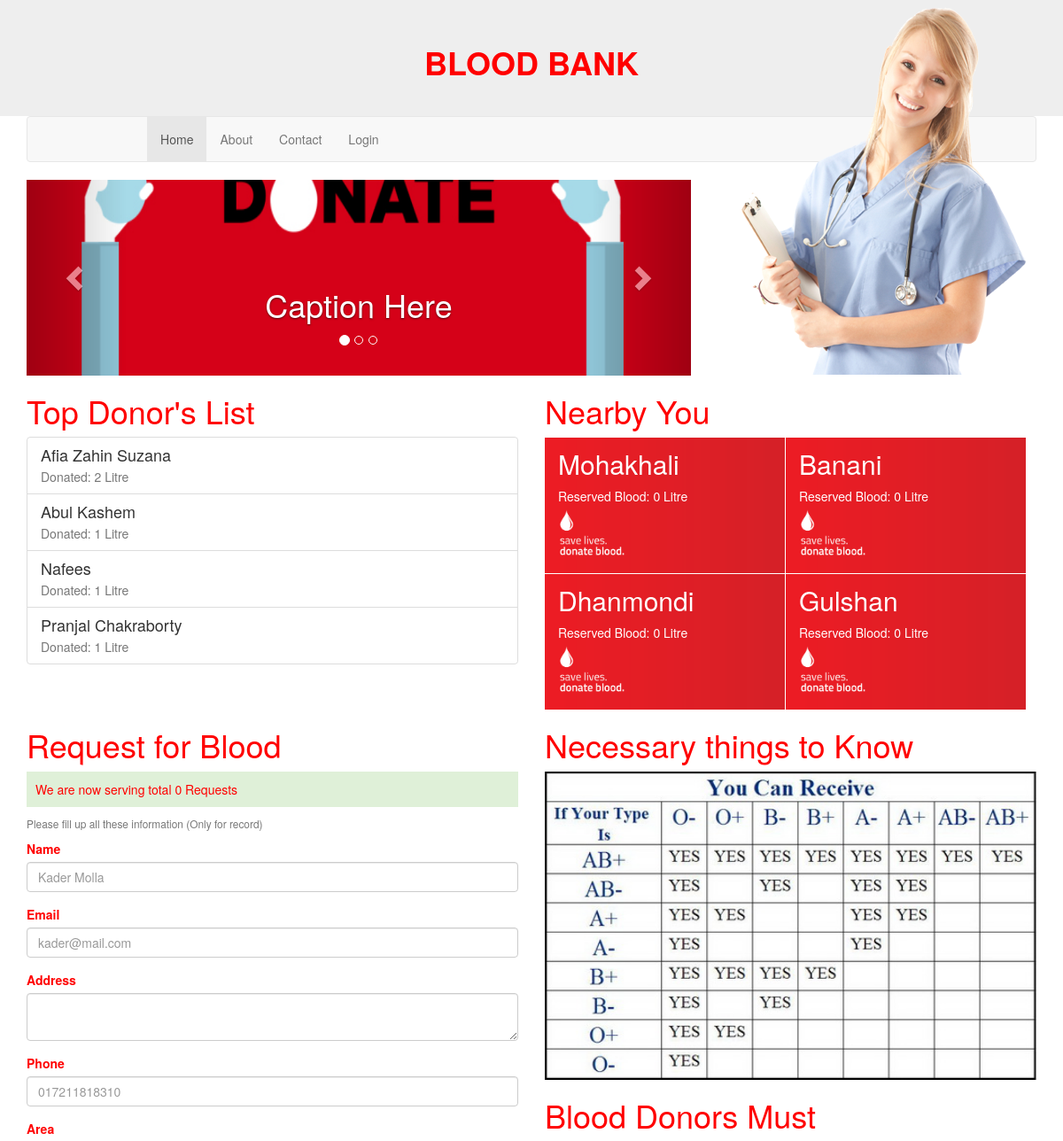
Before: / (upper part) with the older database file.
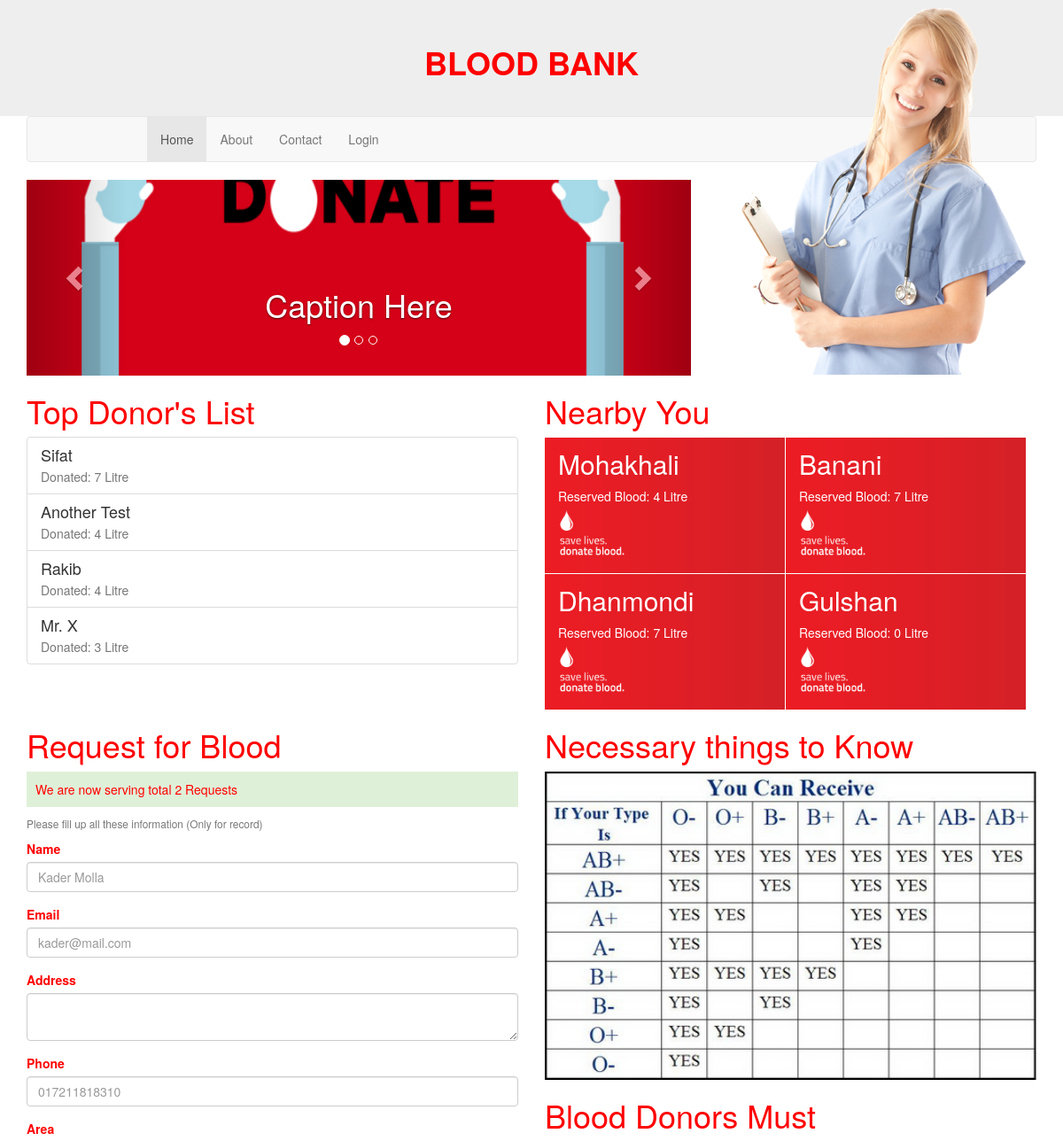
After: the same page with the newer database file.
### tables this page shows
CREATE TABLE IF NOT EXISTS `blood_info` (
  `ID` int(4) NOT NULL,
  `donate_date` varchar(100) NOT NULL,
  `BLOOD_GROUP` char(5) NOT NULL,
  `BLOOD_AMOUNT` int(11) NOT NULL,
  `DNR_ID` int(4) NOT NULL,
  `age` int(11) NOT NULL,
  `weight` int(11) NOT NULL,
  `branch_name` varchar(100) NOT NULL
);

CREATE TABLE IF NOT EXISTS `donor_info` (
  `DNR_ID` int(2) NOT NULL,
  `DNR_NAME` varchar(25) NOT NULL,
  `ADDRESS` char(30) NOT NULL,
  `AREA` char(25) NOT NULL,
  `PHONE` char(12) NOT NULL,
  `EMAIL` char(30) NOT NULL,
  `BRN_ID` int(2) NOT NULL
);

### index.php (the view, shortened to what this page needs)
<?php include 'header.php'; ?>
    <section>
        <div class="container">
            <div class="row">
                <div class="col-xs-12 col-md-8 col-lg-8 sexy_nurese ">
                    <div class="slider_wrapper">
                        <div id="carousel-example-generic" class="carousel slide" data-ride="carousel">
                            <ol class="carousel-indicators">
                                <li data-target="#carousel-example-generic" data-slide-to="0" class="active"></li>
                                <li data-target="#carousel-example-generic" data-slide-to="1"></li>
                                <li data-target="#carousel-example-generic" data-slide-to="2"></li>
                            </ol>
                            <div class="carousel-inner" role="listbox">
                                <div class="item active">
                                    <img src="images/slider/slide(3).jpg" alt="...">
                                    <div class="carousel-caption">
                                        <h1>Caption Here</h1>
                                    </div>
                                </div>
                            </div>
                            <a class="left carousel-control" href="#carousel-example-generic" role="button" data-slide="prev">
                                <span class="glyphicon glyphicon-chevron-left" aria-hidden="true"></span>
                            </a>
                            <a class="right carousel-control" href="#carousel-example-generic" role="button" data-slide="next">
                                <span class="glyphicon glyphicon-chevron-right" aria-hidden="true"></span>
                            </a>
                        </div>
                    </div>
                </div>
                <div class="col-xs-12 col-md-4 col-lg-4 ">
                    <div class="pull-right sexy_nurese" href="#"><img src="images/nurse.png" alt=""/></div>
                </div>
            </div>
        </div>
    </section>
    <section class="main_contents" id="app_view_normal">
        <div class="container">
            <div class="row">
                <div class="col-xs-12 col-md-6 col-lg-6">
                    <h1>Top Donor's List</h1>
                    <div class="list-group">
                        <?php
                        $sql = "SELECT * from donor_info, blood_info WHERE donor_info.DNR_ID = blood_info.DNR_ID ORDER BY `blood_info`.`BLOOD_AMOUNT` DESC ";
                        $result = mysql_query($sql, $bd);
                        for($x = 0; $x < 4; $x++){
                            if($res_row = mysql_fetch_array($result)){
                                ?>
                                <a href="#" class="list-group-item">
                                    <h4 class="list-group-item-heading"><?php echo $res_row['DNR_NAME']; ?></h4>
                                    <p class="list-group-item-text text-muted">Donated: <?php echo $res_row['BLOOD_AMOUNT']; ?> Litre</p>
                                </a>
                                <?
                                }
                            }
                        ?>
                    </div>
                </div>
                <div class="col-xs-12 col-md-6 col-lg-6">
                    <h1>Nearby You</h1>
                    <div class="nearby_point">
                        <ul>
                            <li>
                                <a href="#">
                                    <img class="img-responsive" src="images/slider/slide%20(1).png" alt=""/>
                                    <span class="caption" style="color: #ffffff">
                                        <h2>Mohakhali</h2>
                                        <p>Reserved Blood: <?php $res_row = mysql_fetch_array(mysql_query("SELECT SUM(BLOOD_AMOUNT) FROM blood_info WHERE blood_info.branch_name = 'Mohakhali'", $bd));  echo $res_row[0] > 0 ? $res_row[0] : 0 ; ?> Litre</p>
                                    </span>
                                </a>
                            </li>
                            <li>
                                <a href="#">
                                    <img class="img-responsive" src="images/slider/slide%20(1).png" alt=""/>
                                    <span class="caption" style="color: #ffffff">
                                        <h2>Banani</h2>
                                        <p>Reserved Blood: <?php $res_row = mysql_fetch_array(mysql_query("SELECT SUM(BLOOD_AMOUNT) FROM blood_info WHERE blood_info.branch_name = 'Banani'", $bd)); echo $res_row[0] > 0 ? $res_row[0] : 0 ; ?> Litre</p>
                                    </span>
                                </a>
                            </li>
                            <li>
                                <a href="#">
                                    <img class="img-responsive" src="images/slider/slide%20(1).png" alt=""/>
                                    <span class="caption" style="color: #ffffff">
                                        <h2>Dhanmondi</h2>
                                        <p>Reserved Blood: <?php $res_row = mysql_fetch_array(mysql_query("SELECT SUM(BLOOD_AMOUNT) FROM blood_info WHERE blood_info.branch_name = 'Dhanmondi'", $bd)); echo $res_row[0] > 0 ? $res_row[0] : 0 ; ?> Litre</p>
                                    </span>
                                </a>
                            </li>
                            <li>
                                <a href="#">
                                    <img class="img-responsive" src="images/slider/slide%20(1).png" alt=""/>
                                    <span class="caption" style="color: #ffffff">
                                        <h2>Gulshan</h2>
                                        <p>Reserved Blood: <?php $res_row = mysql_fetch_array(mysql_query("SELECT SUM(BLOOD_AMOUNT) FROM blood_info WHERE blood_info.branch_name = 'Gulshan'", $bd)); echo $res_row[0] > 0 ? $res_row[0] : 0 ; ?> Litre</p>
                                    </span>
                                </a>
                            </li>
                        </ul>
                    </div>
                </div>
            </div>
        </div>
    </section>
    <section class="main_contents" id="app_view_donate">
        <div class="container">
            <div class="row">
                <div class="col-xs-12 col-md-6 col-lg-6">
                    <h1>Request for Blood</h1>
                    <p class="bg-success" style="padding: 10px">
                        <span>We are now serving total </span><?php $res_row = mysql_fetch_array(mysql_query("SELECT COUNT(*) FROM blood_request", $bd)); echo $res_row[0]; ?> <span> Requests</span>
                    </p>
                    <p class="text-muted small">Please fill up all these information (Only for record) </p>
                    <form method="post" action="inc/request_blood.php">
                      <div class="form-group">
                        <label for="exampleInputName">Name</label>
                        <input name="name" type="text" class="form-control" id="exampleInputName" placeholder="Kader Molla">
                      </div>
                      <div class="form-group">
                        <label for="exampleInputEmail">Email</label>
                        <input name="email" type="email" class="form-control" id="exampleInputEmail" placeholder="kader@mail.com">
                      </div>
                      <div class="form-group">
                        <label for="exampleInputEmail">Address</label>
                        <textarea name="address" class="form-control" rows="2"></textarea>
                      </div>
                      <div class="form-group">
                        <label for="exampleInputEmail">Phone</label>
                        <input name="phone" type="tel" class="form-control" id="exampleInputEmail" placeholder="017211818310">
                      </div>
                      <div class="form-group">
                        <label for="area">Area</label>
                      </div>
                    </form>
                </div>
                <div class="col-xs-12 col-md-6 col-lg-6">
                    <h1>Necessary things to Know</h1>
                    <div class="who_can">
                        <img class="img-responsive" src="images/who.jpg">
                    </div>
                    <section>
                        <div class="row">
                            <div class="col-xs-12 col-md-12 col-lg-12">
                                <h1>Blood Donors Must</h1>
                            </div>
                        </div>
                    </section>
                </div>
            </div>
        </div>
    </section>
<?php include 'footer.php'; ?>

### header.php (shortened to what this page needs)
<!DOCTYPE html>
<html lang="en">
<head>
    <link href="css/bootstrap.min.css" rel="stylesheet">
    <link rel="stylesheet" href="style.css"/>
</head>
<body>
    <header>
        <div class="head_logo container-fluid">
            <div class="row">
                <div class="col-xs-12 col-md-12 col-lg-12 text-center">
                    <div class="logo  text-uppercase">
                        <h1><b>BLOOD BANK</b></h1>
                    </div>
                </div>
            </div>
        </div>
        <div class="container main_menu">
            <div class="row">
                <div class="col-xs-12 col-md-12 col-lg-12 ">
                    <nav class="navbar navbar-default">
                        <div class="container">
                            <div class="navbar-header">
                                <a class="navbar-brand" href="#">&nbsp;&nbsp;&nbsp;&nbsp;&nbsp;&nbsp;&nbsp;&nbsp;&nbsp;&nbsp;&nbsp;&nbsp;&nbsp;&nbsp;&nbsp;&nbsp;&nbsp;&nbsp;&nbsp;&nbsp;&nbsp;</a>
                            </div>
                            <div id="navbar">
                                <ul class="nav navbar-nav">
                                    <li class="active"><a href="index.php">Home</a></li>
                                    <li><a href="#app_view_about" id="about_us">About</a></li>
                                    <li><a href="#app_view_contact" id="contact_us">Contact</a></li>
                                    <?php
                                        if(isset($_SESSION['SESS_MEMBER_ID'])) {
                                            ?>
                                                <li><a href="logout.php">Logout</a> </li>
                                                <li><a href="admin.php">Admin Panel</a> </li>
                                            <?php
                                        }
                                        else {
                                            ?>
                                                <li><a href="#signup" data-toggle="modal" data-target=".bs-modal-sm">Login</a></li>
                                            <?php
                                        }
                                    ?>
                                </ul>
                            </div>
                        </div>
                    </nav>
                </div>
            </div>
        </div>
    </header>

### footer.php (shortened to what this page needs)
</body>
</html>

### style.css (style rules this page uses)
body { color: red; }
.head_logo { background-color:#eeeeee ; }
.head_logo .logo { padding: 30px 0; }
.sexy_nurese img { margin-top: -195px; }
.slider_wrapper .item img { width: 800px; height: 416px; }
.nearby_point ul { padding-left: 0; list-style-type: none; }
.nearby_point ul li { width: 49%; float: left; height: 154px; }
.nearby_point ul li a { text-decoration: none; }
.caption { color: #FFF; position: relative; z-index: 2; top: -160px; left: 15px; }
.nearby_point ul li a img { margin: 1px 2px 0px 0px; padding-right: 1px; }
.who_can img { width: 100%; height: auto; }

Changed rows visible on the page:
removed blood_info: DNR_ID.DNR_NAME "Afia Zahin Suzana", BLOOD_AMOUNT "2"
removed blood_info: DNR_ID.DNR_NAME "Abul Kashem", BLOOD_AMOUNT "1"
removed blood_info: DNR_ID.DNR_NAME "Nafees", BLOOD_AMOUNT "1"
removed blood_info: DNR_ID.DNR_NAME "Pranjal Chakraborty", BLOOD_AMOUNT "1"
now on this page (row edited): blood_info: DNR_ID.DNR_NAME "Sifat", BLOOD_AMOUNT "7"
now on this page (row edited): blood_info: DNR_ID.DNR_NAME "Another Test", BLOOD_AMOUNT "4"
added blood_info: DNR_ID.DNR_NAME "Rakib", BLOOD_AMOUNT "4"
now on this page (row edited): blood_info: DNR_ID.DNR_NAME "Mr. X", BLOOD_AMOUNT "3"
Other visible differences:
$res_row[0]: (not shown) → "4"
$res_row[0]: (not shown) → "7"
$res_row[0]: "0" → "2"
text no longer shown: "0 0 0"
